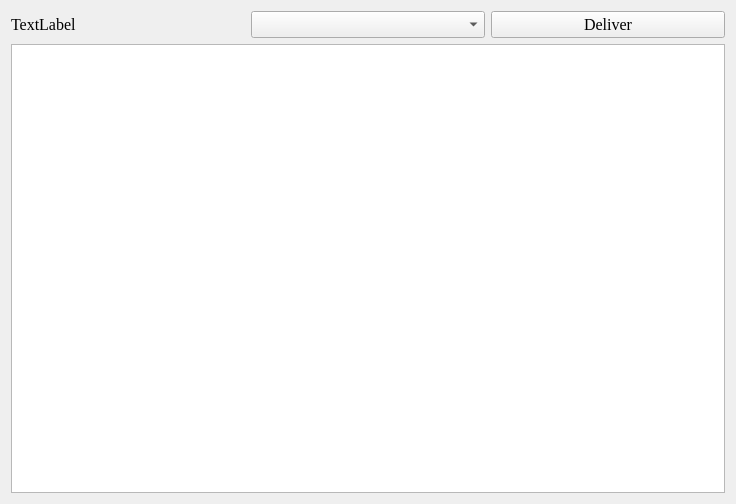
<?xml version="1.0" encoding="UTF-8"?>
<ui version="4.0">
 <class>CourierGuiClass</class>
 <widget class="QWidget" name="CourierGuiClass">
  <property name="geometry">
   <rect>
    <x>0</x>
    <y>0</y>
    <width>736</width>
    <height>504</height>
   </rect>
  </property>
  <property name="windowTitle">
   <string>CourierGui</string>
  </property>
  <layout class="QVBoxLayout" name="verticalLayout">
   <item>
    <layout class="QHBoxLayout" name="horizontalLayout">
     <item>
      <widget class="QLabel" name="courierZoneLabel">
       <property name="font">
        <font>
         <family>Times New Roman</family>
         <pointsize>12</pointsize>
        </font>
       </property>
       <property name="text">
        <string>TextLabel</string>
       </property>
      </widget>
     </item>
     <item>
      <widget class="QComboBox" name="comboBox">
       <property name="font">
        <font>
         <family>Times New Roman</family>
         <pointsize>12</pointsize>
        </font>
       </property>
      </widget>
     </item>
     <item>
      <widget class="QPushButton" name="deliverButton">
       <property name="font">
        <font>
         <family>Times New Roman</family>
         <pointsize>12</pointsize>
        </font>
       </property>
       <property name="text">
        <string>Deliver</string>
       </property>
      </widget>
     </item>
    </layout>
   </item>
   <item>
    <widget class="QListWidget" name="undeliveredPackagesList">
     <property name="font">
      <font>
       <family>Times New Roman</family>
       <pointsize>12</pointsize>
      </font>
     </property>
    </widget>
   </item>
  </layout>
 </widget>
 <layoutdefault spacing="6" margin="11"/>
 <resources/>
 <connections/>
</ui>
